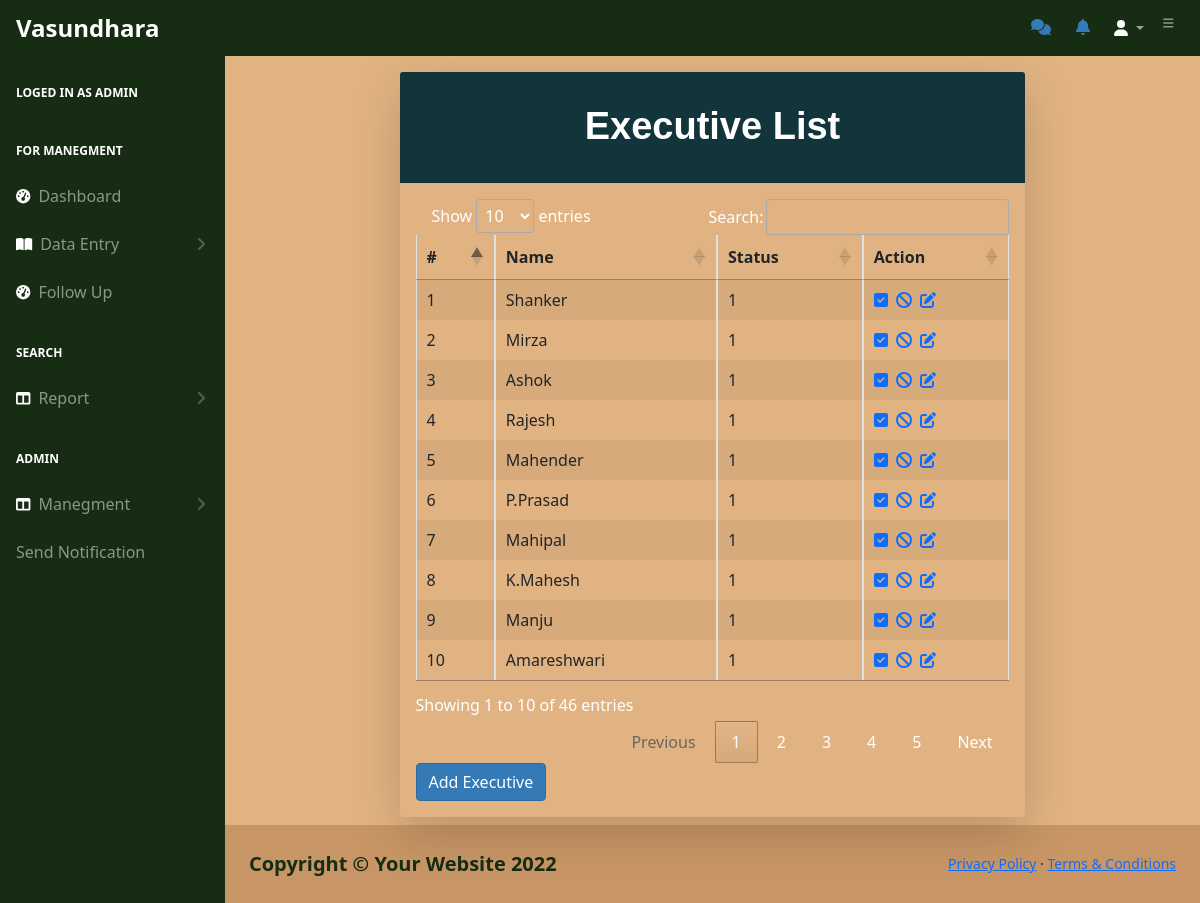
The app's page /exucread.php (signed in) with its own data.
### tables this page shows
CREATE TABLE `executive` (
  `id` int NOT NULL AUTO_INCREMENT,
  `name` varchar(50) DEFAULT NULL,
  `status` int DEFAULT NULL DEFAULT '1',
  PRIMARY KEY (`id`)
);

### exucread.php (the view, shortened to what this page needs)
<!DOCTYPE html>
<html lang="en">
<head>
    <link href="https://cdn.jsdelivr.net/npm/simple-datatables@latest/dist/style.css" rel="stylesheet" />
    <link href="css/styles.css" rel="stylesheet" />
</head>
<body>
    <?php
    require_once "navbar.php";
    ?>
    <div id="layoutSidenav_content">
        <div id="layoutAuthentication_content">
            <main>
                <div class="container">
                    <div class="row justify-content-center">
                        <div class="col-lg-8">
                            <div class="card shadow-lg text-white border-0 rounded-lg mt-3 mb-2" style="width: auto;">
                                <div class="card-header">
                                    <h3 class="text-center font-weight-light text-info my-4">Executive List</h3>
                                </div>
                                <div class="card-body">
                                    <?php
                                    require_once "config.php";
                                    $sql = "SELECT * FROM executive;";
                                    if ($result = mysqli_query($link, $sql)) {
                                        if (mysqli_num_rows($result) > 0) {
                                            echo '<div id="myTableWrapper">';
                                            echo '<table class="table table-bordered table-striped table-sm" cellspacing="0" width="100%">';
                                            echo '<thead class="thead-dark">';
                                            echo "<tr >";
                                            echo "<th>#</th>";
                                            echo "<th>Name</th>";
                                            echo "<th>Status</th>";
                                            echo "<th>Action</th>";
                                            echo "</tr>";
                                            echo "</thead>";
                                            echo "<tbody>";
                                            while ($row = mysqli_fetch_array($result)) {
                                                echo "<tr>";
                                                echo "<td>" . $row['id'] . "</td>";
                                                echo "<td>" . $row['name'] . "</td>";
                                                echo "<td>" . $row['status'] . "</td>";
                                                echo "<td>";
                                                echo '<a href="ajax.php?exde=' . $row['id'] . '" title="Enable user" data-toggle="tooltip"><span class="fa fa-check-square"></span></a>';
                                                echo '&nbsp&nbsp<a href="ajax.php?exdd=' . $row['id'] . '" class="mr-3" title="Disable user" data-toggle="tooltip"><span class="fa fa-ban"></span></a>';
                                                echo '&nbsp&nbsp<a href="updateex.php?uid=' . $row['id'] . '" class="mr-3" title="Update User" data-toggle="tooltip"><span class="fa fa-edit"></span></a>';
                                                echo "</td>";
                                                echo "</tr>";
                                            }
                                            echo "</tbody>";
                                            echo "</table>";
                                            echo '</div>';
                                            echo '<link rel="stylesheet" type="text/css" href="https://cdn.datatables.net/1.13.2/css/jquery.dataTables.css">';
                                        } else {
                                            echo '<div class="alert alert-danger"><em>No records were found.</em></div>';
                                        }
                                    } else {
                                        echo "Oops! Something went wrong. Please try again later.";
                                    }
                                    ?>
                                    <a class="btn btn-primary" href="addexcu.php" role="button">Add Executive</a>
                                </div>
                            </div>
                        </div>
                    </div>
                </div>
            </main>
        </div>
        <div id="layoutAuthentication_footer">
            <footer class="py-4 bg-black mt-auto">
                <div class="container-fluid px-4">
                    <div class="d-flex align-items-center justify-content-between small">
                        <div class="text-muted">Copyright &copy; Your Website 2022</div>
                        <div>
                            <a href="#">Privacy Policy</a>
                            &middot;
                            <a href="#">Terms &amp; Conditions</a>
                        </div>
                    </div>
                </div>
            </footer>
        </div>
    </div>
</body>
</html>

### navadmn.php (style rules this page uses)
.btn-primary { background-color: #ff7675; border-color: #ff7675; }
body { background-color: #eee }

### records on screen
executive: id "1", name "Shanker", status "1"
executive: id "2", name "Mirza", status "1"
executive: id "3", name "Ashok", status "1"
executive: id "4", name "Rajesh", status "1"
executive: id "5", name "Mahender", status "1"
executive: id "6", name "P.Prasad", status "1"
executive: id "7", name "Mahipal", status "1"
executive: id "8", name "K.Mahesh", status "1"
executive: id "9", name "Manju", status "1"
executive: id "10", name "Amareshwari", status "1"

### other values on screen
$_SESSION["username"] "ADMIN"
